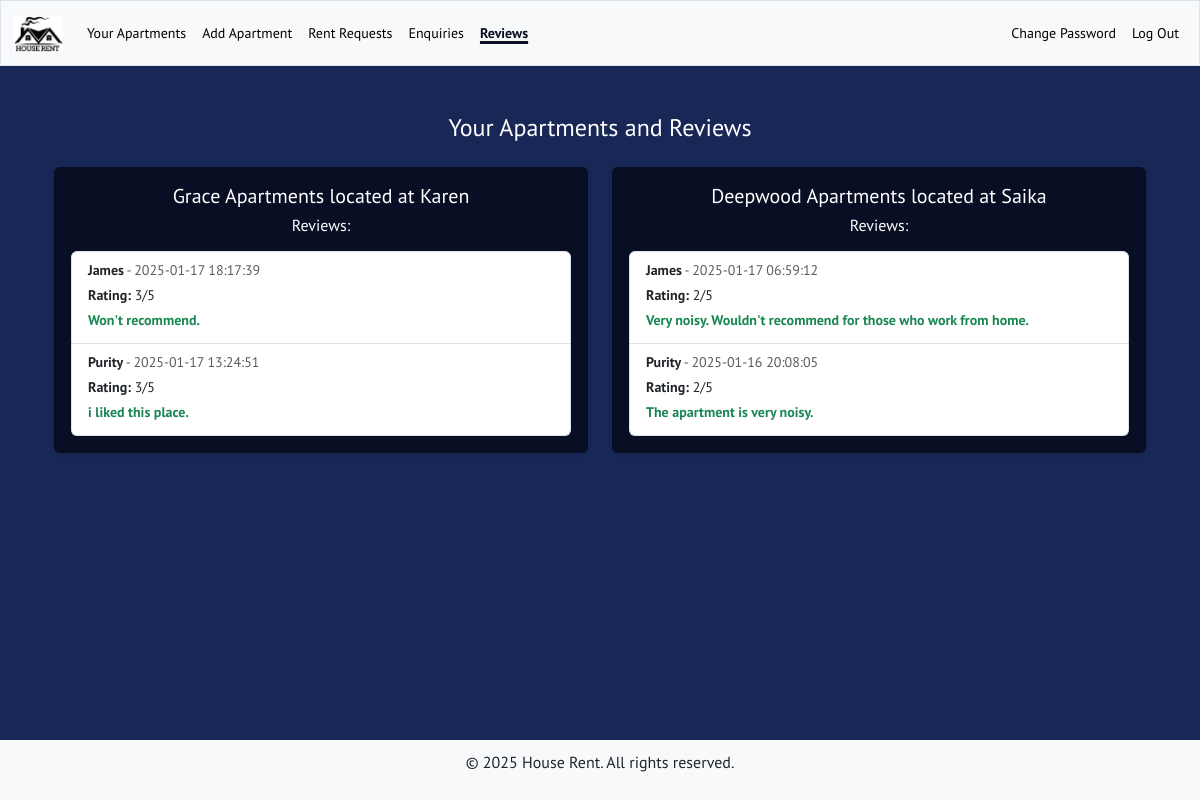
/view_reviews (signed in), run on the app's committed database.
### tables this page shows
CREATE TABLE apartments (
            id INTEGER PRIMARY KEY AUTOINCREMENT,
            owner_id INTEGER NOT NULL,
            title TEXT NOT NULL,
            description TEXT NOT NULL,
            rent REAL NOT NULL,
            location TEXT NOT NULL,
            FOREIGN KEY (owner_id) REFERENCES property_owners(id)
        );

CREATE TABLE reviews (
            id INTEGER PRIMARY KEY AUTOINCREMENT,
            apartment_id INTEGER NOT NULL,
            tenant_id INTEGER NOT NULL,
            text TEXT NOT NULL,
            rating INTEGER NOT NULL CHECK (rating BETWEEN 1 AND 5),
            date TIMESTAMP DEFAULT CURRENT_TIMESTAMP,
            FOREIGN KEY (apartment_id) REFERENCES apartments (id),
            FOREIGN KEY (tenant_id) REFERENCES tenants (id)
        );

CREATE TABLE tenants (
            id INTEGER PRIMARY KEY AUTOINCREMENT,
            number TEXT NOT NULL,
            username TEXT UNIQUE NOT NULL,
            hash TEXT NOT NULL
        );

### app.py (the view)
@app.route("/view_reviews", methods=["GET"])
@login_required
def view_reviews():
    try:
        owner_id = session.get("user_id")
        if not owner_id:
            flash("You need to log in as an owner to access this page.", "danger")
            return redirect("/login")
        with sqlite3.connect("rentals.db") as conn:
            conn.row_factory = sqlite3.Row  # Rows will now behave like dictionaries
            cursor = conn.cursor()
            cursor.execute("""
                SELECT id, title, location
                FROM apartments
                WHERE owner_id = ?
            """, (owner_id,))
            apartments = cursor.fetchall()
            if not apartments:
                flash("You don't own any apartments yet.", "info")
                return render_template("view_reviews.html", apartments=[])
            cursor.execute("""
                SELECT
                    reviews.id AS review_id, reviews.text, reviews.rating, reviews.date,
                    reviews.apartment_id, tenants.username
                FROM reviews
                JOIN tenants ON reviews.tenant_id = tenants.id
                WHERE reviews.apartment_id IN (
                    SELECT id
                    FROM apartments
                    WHERE owner_id = ?
                )
                ORDER BY reviews.date DESC
            """, (owner_id,))
            reviews = cursor.fetchall()
        reviews_by_apartment = {}
        for review in reviews:
            apartment_id = review["apartment_id"]
            if apartment_id not in reviews_by_apartment:
                reviews_by_apartment[apartment_id] = []
            reviews_by_apartment[apartment_id].append({
                "id": review["review_id"],
                "text": review["text"],
                "rating": review["rating"],
                "date": review["date"],
                "username": review["username"],
            })
        return render_template("view_reviews.html", apartments=apartments, reviews_by_apartment=reviews_by_apartment, title='Reviews')
    except Exception as e:
        flash(f"An error occurred: {e}", "danger")
        return redirect("/owner_dashboard")

### helpers.py (called while the page is built)
def login_required(f):
    @wraps(f)
    def decorated_function(*args, **kwargs):
        if session.get("user_id") is None:
            return redirect("/login")
        return f(*args, **kwargs)
    return decorated_function

### templates/view_reviews.html
{% extends "layout.html" %}
{% block main %}
<div class="container mt-*">
    <h4 class="text-center mb-4">Your Apartments and Reviews</h4>
    {% if apartments %}
    <div class="row">
        {% for apartment in apartments %}
        <div class="col-md-6 mb-4">
            <div class="view-card card shadow-sm">
                <div class="card-body">
                    <h5 class="card-title" style="color: white;">{{ apartment['title'] }} located at {{ apartment['location'] }}</h5>
                    {% if reviews_by_apartment.get(apartment['id']) %}
                    <div class="reviews">
                        <h6 class="mb-3" style="color: white;">Reviews:</h6>
                        <ul class="list-group">
                            {% for review in reviews_by_apartment[apartment['id']] %}
                            <li class="list-group-item text-start">
                                <p class="mb-1">
                                    <strong>{{ review['username'] }}</strong>
                                    <span class="text-muted"> - {{ review['date'] }}</span>
                                </p>
                                <p class="mb-1"><strong>Rating:</strong> {{ review['rating'] }}/5</p>
                                <strong><p class="text-success mb-1">{{ review['text'] }}</p></strong>
                            </li>
                            {% endfor %}
                        </ul>
                    </div>
                    {% else %}
                    <p style="color: white;">No reviews yet.</p>
                    {% endif %}
                </div>
            </div>
        </div>
        {% endfor %}
    </div>
    {% endif %}
</div>
{% endblock %}

### static/styles.css (style rules this page uses)
html, body { font-family: 'PT Sans', sans-serif; font-size: 16px; line-height: 1.5; height: 100%; margin: 0; display: flex; flex-direction: column; background-color: rgb(24, 39, 85); }
li { font-size: 14px; }
.text-center { color: white; }
.view-card { background-color: rgb(8, 15, 36); }

### data on the page
apartments: title "Grace Apartments", location "Karen"
reviews: username "James", date "2025-01-17 18:17:39", rating "3", text "Won't recommend."
reviews: username "Purity", date "2025-01-17 13:24:51", rating "3", text "i liked this place."
apartments: title "Deepwood Apartments", location "Saika"
reviews: username "James", date "2025-01-17 06:59:12", rating "2", text "Very noisy. Wouldn't recommend for those who work from home."
reviews: username "Purity", date "2025-01-16 20:08:05", rating "2", text "The apartment is very noisy."
